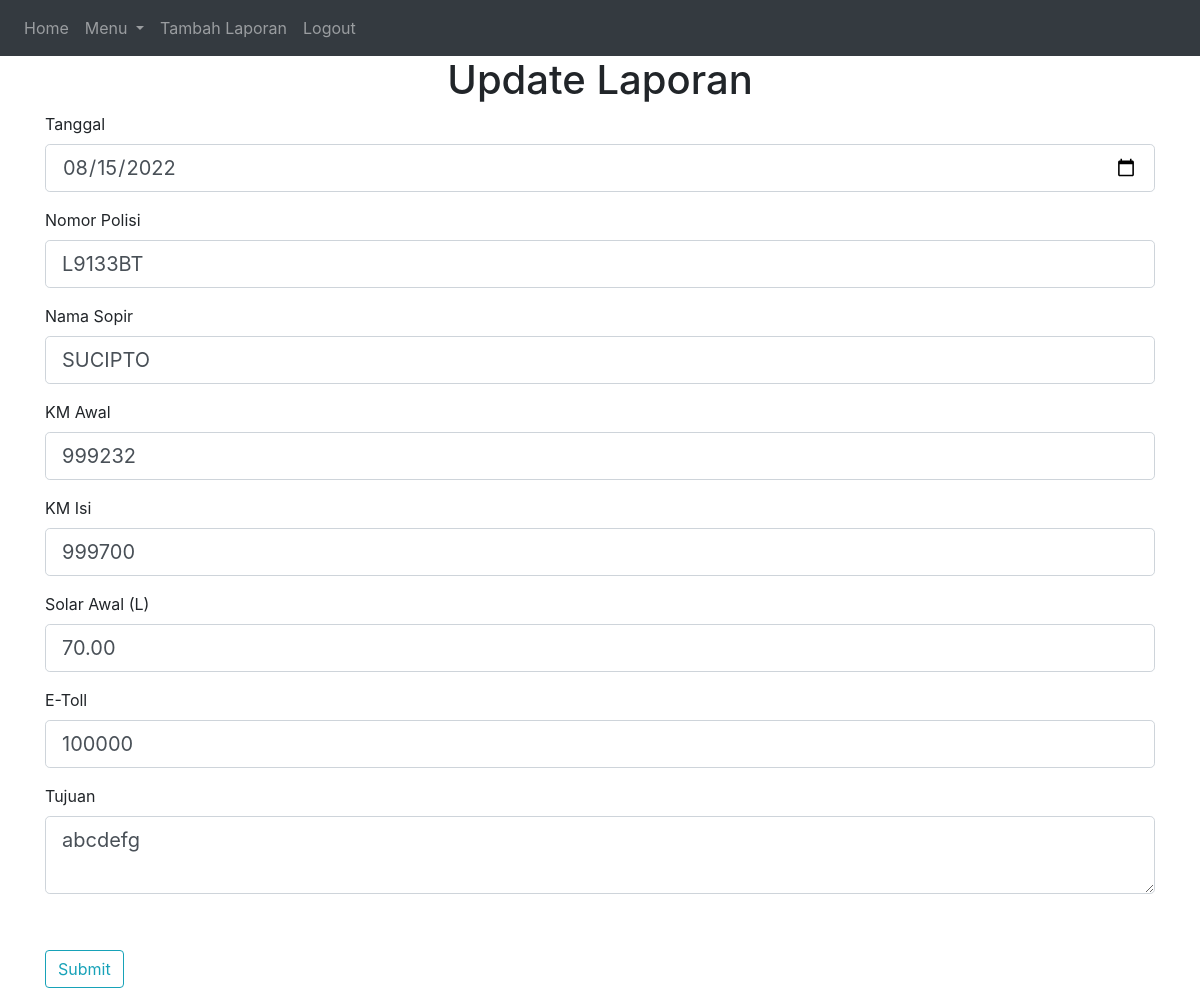
The page /laporan/6/update (signed in) on the database its author committed.
### website/models.py (models this page shows)
class Laporan(db.Model):
    id = db.Column(db.Integer, primary_key=True)
    tanggal = db.Column(db.Date())
    nopol = db.Column(db.String(100))
    sopir = db.Column(db.String(100))
    tujuan = db.Column(db.String(500))
    km_awal = db.Column(db.Integer)
    km_isi = db.Column(db.Integer)
    solar_awal = db.Column(db.Float)
    tujuan = db.Column(db.String(500))
    e_toll = db.Column(db.Integer)
    username = db.Column(db.String(150), db.ForeignKey('user.username'))

### website/views.py (the view)
@views.route('/laporan/<int:id>/update', methods=['GET', 'POST'])
@login_required
def update_laporan(id):
    laporan = Laporan.query.get_or_404(id)
    form = LaporanForm()
    if laporan.username != current_user.username:
        abort(403)
    if form.validate_on_submit():
        laporan.tanggal = form.tanggal.data
        laporan.nopol = form.nopol.data.upper()
        laporan.sopir = form.sopir.data.upper()
        laporan.km_awal = form.km_awal.data
        laporan.km_isi = form.km_isi.data
        laporan.solar_awal = form.solar_awal.data
        laporan.e_toll = form.e_toll.data
        laporan.tujuan = form.tujuan.data
        db.session.commit()
        flash('Data laporan berhasil diupdate!', 'success')
        return redirect(url_for('views.laporan', id=laporan.id))
    elif request.method == 'GET':
        form.tanggal.data = laporan.tanggal
        form.nopol.data = laporan.nopol
        form.sopir.data = laporan.sopir
        form.km_awal.data = laporan.km_awal
        form.km_isi.data = laporan.km_isi
        form.solar_awal.data = laporan.solar_awal
        form.e_toll.data = laporan.e_toll
        form.tujuan.data = laporan.tujuan
    return render_template('add_laporan.html', title="Update Laporan", form = form, user=current_user)

### website/views.py
class LaporanForm(FlaskForm):
    tanggal = DateField('Tanggal', validators=[DataRequired()])
    nopol = StringField('Nomor Polisi', validators=[DataRequired()])
    sopir = StringField('Nama Sopir', validators=[DataRequired()])
    km_awal = IntegerField('KM Awal', validators=[DataRequired()])
    km_isi = IntegerField('KM Isi')
    solar_awal = DecimalField('Solar Awal (L)')
    e_toll = IntegerField('E-Toll')
    tujuan = TextAreaField('Tujuan')
    submit = SubmitField('Submit')

### website/__init__.py (called while the page is built)
def create_app():
    app = Flask(__name__)
    app.config['SECRET_KEY'] = '123123'
    app.config['SQLALCHEMY_DATABASE_URI'] = f'sqlite:///{DB_NAME}'
    app.config['MAX_CONTENT_LENGTH'] = 16 * 1024 * 1024
    db.init_app(app)
    from .views import views
    from .auth import auth
    app.register_blueprint(views, url_prefix='/')
    app.register_blueprint(auth, url_prefix='/')
    from .models import User, Laporan
    create_database(app)
    login_manager = LoginManager()
    login_manager.login_view = 'auth.login'
    login_manager.init_app(app)
    @login_manager.user_loader
    def load_user(id):
        return User.query.get(int(id))
    return app

### website/templates/add_laporan.html (shortened to what this page needs)
{% extends "home.html" %}
{% block content %}
<h1 align="center">{% block title %} {{ title }} {% endblock %}</h1>
<div class="content-section">
    <form method="POST" action="">
        <fieldset class="form-group">
            <div class="form-group">
                {{ form.tanggal.label(class="form-control-label") }}
                {% if form.tanggal.errors %}
                    {{ form.tanggal(class="form-control form-control-lg is-invalid") }}
                    <div class="invalid-feedback">
                        {% for error in form.tanggal.errors %}
                            <span>{{ error }}</span>
                        {% endfor %}
                    </div>
                {% else %}
                    {{ form.tanggal(class="form-control form-control-lg") }}
                {% endif %}
            </div>
            <div class="form-group">
                {{ form.nopol.label(class="form-control-label") }}
                {% if form.nopol.errors %}
                    {{ form.nopol(class="form-control form-control-lg is-invalid") }}
                    <div class="invalid-feedback">
                        {% for error in form.nopol.errors %}
                            <span>{{ error }}</span>
                        {% endfor %}
                    </div>
                {% else %}
                    {{ form.nopol(class="form-control form-control-lg") }}
                {% endif %}
            </div>
            <div class="form-group">
                {{ form.sopir.label(class="form-control-label") }}
                {% if form.sopir.errors %}
                    {{ form.sopir(class="form-control form-control-lg is-invalid") }}
                    <div class="invalid-feedback">
                        {% for error in form.sopir.errors %}
                            <span>{{ error }}</span>
                        {% endfor %}
                    </div>
                {% else %}
                    {{ form.sopir(class="form-control form-control-lg") }}
                {% endif %}
            </div>
            <div class="form-group">
                {{ form.km_awal.label(class="form-control-label") }}
                {% if form.km_awal.errors %}
                    {{ form.km_awal(class="form-control form-control-lg is-invalid") }}
                    <div class="invalid-feedback">
                        {% for error in form.km_awal.errors %}
                            <span>{{ error }}</span>
                        {% endfor %}
                    </div>
                {% else %}
                    {{ form.km_awal(class="form-control form-control-lg") }}
                {% endif %}
            </div>
            <div class="form-group">
                {{ form.km_isi.label(class="form-control-label") }}
                {% if form.km_isi.errors %}
                    {{ form.km_isi(class="form-control form-control-lg is-invalid") }}
                    <div class="invalid-feedback">
                        {% for error in form.km_isi.errors %}
                            <span>{{ error }}</span>
                        {% endfor %}
                    </div>
                {% else %}
                    {{ form.km_isi(class="form-control form-control-lg") }}
                {% endif %}
            </div>
            <div class="form-group">
                {{ form.solar_awal.label(class="form-control-label") }}
                {% if form.solar_awal.errors %}
                    {{ form.solar_awal(class="form-control form-control-lg is-invalid") }}
                    <div class="invalid-feedback">
                        {% for error in form.solar_awal.errors %}
                            <span>{{ error }}</span>
                        {% endfor %}
                    </div>
                {% else %}
                    {{ form.solar_awal(class="form-control form-control-lg") }}
                {% endif %}
            </div>
            <div class="form-group">
                {{ form.e_toll.label(class="form-control-label") }}
                {% if form.e_toll.errors %}
                    {{ form.e_toll(class="form-control form-control-lg is-invalid") }}
                    <div class="invalid-feedback">
                        {% for error in form.e_toll.errors %}
                            <span>{{ error }}</span>
                        {% endfor %}
                    </div>
                {% else %}
                    {{ form.e_toll(class="form-control form-control-lg") }}
                {% endif %}
            </div>
            <div class="form-group">
                {{ form.tujuan.label(class="form-control-label") }}
                {% if form.tujuan.errors %}
                    {{ form.tujuan(class="form-control form-control-lg is-invalid") }}
                    <div class="invalid-feedback">
                        {% for error in form.tujuan.errors %}
                            <span>{{ error }}</span>
                        {% endfor %}
                    </div>
                {% else %}
                    {{ form.tujuan(class="form-control form-control-lg") }}
                {% endif %}
            </div>
        </fieldset>
        <div class="form-group">
            {{ form.submit(class="btn btn-outline-info") }}
        </div>
    </form>
</div>
{% endblock content %}

### rows shown on the page
Laporan: tanggal "08/15/2022", nopol "L9133BT", sopir "SUCIPTO", km_awal "999232", km_isi "999700", solar_awal "70.00", e_toll "100000", tujuan "abcdefg"

### other values the page prints
{{ title }} "Update Laporan"
